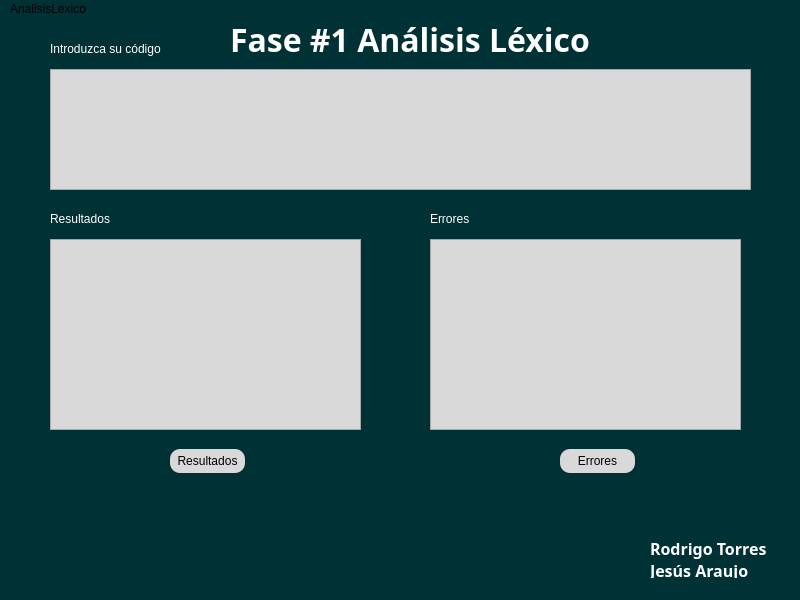
<?xml version="1.0" encoding="UTF-8"?>
<ui version="4.0">
 <class>MainWindow</class>
 <widget class="QMainWindow" name="MainWindow">
  <property name="geometry">
   <rect>
    <x>0</x>
    <y>0</y>
    <width>800</width>
    <height>600</height>
   </rect>
  </property>
  <property name="windowTitle">
   <string>MainWindow</string>
  </property>
  <property name="styleSheet">
   <string notr="true">background-color:rgb(0, 49, 53)</string>
  </property>
  <widget class="QWidget" name="centralwidget">
   <widget class="QPushButton" name="resultadosButton">
    <property name="geometry">
     <rect>
      <x>170</x>
      <y>430</y>
      <width>75</width>
      <height>24</height>
     </rect>
    </property>
    <property name="styleSheet">
     <string notr="true">color: rgb(0, 0, 0);
background-color: rgb(217, 217, 217);
border-radius: 10px;
transition: background-color 0.3s ease;

font: 9pt &quot;Arial&quot;;

hover::background-color: rgb(190, 190, 190); 
hover::cursor: pointer</string>
    </property>
    <property name="text">
     <string>Resultados</string>
    </property>
   </widget>
   <widget class="QPushButton" name="erroresButton_2">
    <property name="geometry">
     <rect>
      <x>560</x>
      <y>430</y>
      <width>75</width>
      <height>24</height>
     </rect>
    </property>
    <property name="font">
     <font>
      <family>Arial</family>
     </font>
    </property>
    <property name="styleSheet">
     <string notr="true">color: rgb(0, 0, 0);
background-color: rgb(217, 217, 217);
border-radius: 10px</string>
    </property>
    <property name="text">
     <string>Errores</string>
    </property>
   </widget>
   <widget class="QScrollArea" name="scrollArea">
    <property name="geometry">
     <rect>
      <x>50</x>
      <y>50</y>
      <width>701</width>
      <height>121</height>
     </rect>
    </property>
    <property name="styleSheet">
     <string notr="true">background-color: rgb(217, 217, 217);</string>
    </property>
    <property name="widgetResizable">
     <bool>true</bool>
    </property>
    <widget class="QWidget" name="scrollAreaWidgetContents">
     <property name="geometry">
      <rect>
       <x>0</x>
       <y>0</y>
       <width>699</width>
       <height>119</height>
      </rect>
     </property>
    </widget>
   </widget>
   <widget class="QFrame" name="salidaResultados">
    <property name="geometry">
     <rect>
      <x>50</x>
      <y>220</y>
      <width>311</width>
      <height>191</height>
     </rect>
    </property>
    <property name="styleSheet">
     <string notr="true">background-color: rgb(217, 217, 217);</string>
    </property>
    <property name="frameShape">
     <enum>QFrame::Shape::StyledPanel</enum>
    </property>
    <property name="frameShadow">
     <enum>QFrame::Shadow::Raised</enum>
    </property>
   </widget>
   <widget class="QFrame" name="salidaErrores">
    <property name="geometry">
     <rect>
      <x>430</x>
      <y>220</y>
      <width>311</width>
      <height>191</height>
     </rect>
    </property>
    <property name="styleSheet">
     <string notr="true">background-color: rgb(217, 217, 217);</string>
    </property>
    <property name="frameShape">
     <enum>QFrame::Shape::StyledPanel</enum>
    </property>
    <property name="frameShadow">
     <enum>QFrame::Shadow::Raised</enum>
    </property>
   </widget>
   <widget class="QLabel" name="textCodigo">
    <property name="geometry">
     <rect>
      <x>50</x>
      <y>20</y>
      <width>131</width>
      <height>20</height>
     </rect>
    </property>
    <property name="styleSheet">
     <string notr="true">color:rgb(255, 255, 255)</string>
    </property>
    <property name="text">
     <string>Introduzca su código</string>
    </property>
   </widget>
   <widget class="QLabel" name="textResultados">
    <property name="geometry">
     <rect>
      <x>50</x>
      <y>190</y>
      <width>131</width>
      <height>20</height>
     </rect>
    </property>
    <property name="styleSheet">
     <string notr="true">color: rgb(255, 255, 255)</string>
    </property>
    <property name="text">
     <string>Resultados</string>
    </property>
   </widget>
   <widget class="QLabel" name="textErrores">
    <property name="geometry">
     <rect>
      <x>430</x>
      <y>190</y>
      <width>131</width>
      <height>20</height>
     </rect>
    </property>
    <property name="styleSheet">
     <string notr="true">color:rgb(255, 255, 255)</string>
    </property>
    <property name="text">
     <string>Errores</string>
    </property>
   </widget>
   <widget class="QLabel" name="titulo">
    <property name="geometry">
     <rect>
      <x>230</x>
      <y>0</y>
      <width>431</width>
      <height>41</height>
     </rect>
    </property>
    <property name="font">
     <font>
      <family>Arial Rounded MT</family>
      <pointsize>24</pointsize>
      <bold>true</bold>
     </font>
    </property>
    <property name="styleSheet">
     <string notr="true">color: rgb(255, 255, 255);</string>
    </property>
    <property name="text">
     <string>Fase #1 Análisis Léxico</string>
    </property>
   </widget>
   <widget class="QLabel" name="titulo_2">
    <property name="geometry">
     <rect>
      <x>650</x>
      <y>520</y>
      <width>141</width>
      <height>41</height>
     </rect>
    </property>
    <property name="font">
     <font>
      <family>Arial Rounded MT</family>
      <pointsize>12</pointsize>
      <bold>true</bold>
     </font>
    </property>
    <property name="styleSheet">
     <string notr="true">color: rgb(255, 255, 255);</string>
    </property>
    <property name="text">
     <string>Rodrigo Torres
Jesús Araujo</string>
    </property>
   </widget>
  </widget>
  <widget class="QMenuBar" name="menubar">
   <property name="geometry">
    <rect>
     <x>0</x>
     <y>0</y>
     <width>800</width>
     <height>22</height>
    </rect>
   </property>
   <widget class="QMenu" name="menuQue_es_esto">
    <property name="title">
     <string>AnalisisLexico</string>
    </property>
   </widget>
   <addaction name="menuQue_es_esto"/>
  </widget>
  <widget class="QStatusBar" name="statusbar"/>
 </widget>
 <resources/>
 <connections/>
</ui>
